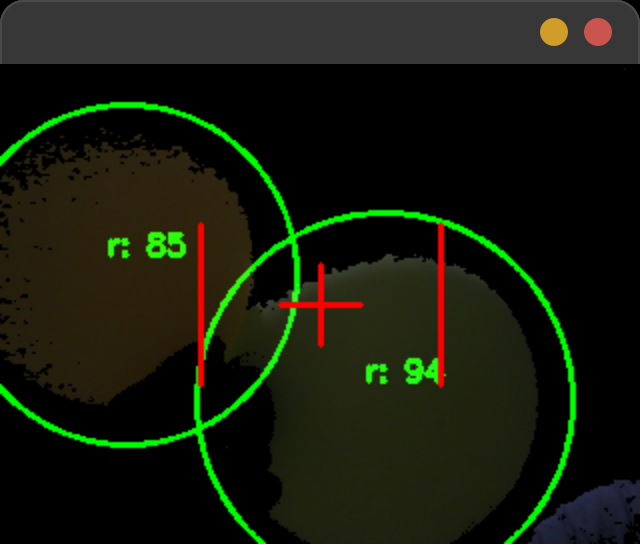
#> input picture assets/img/balloon-detection/b_amar_verde.png, 640 x 544 px
$ python -i image_processing.py   (imports and definitions only)
#> lines starting #> are read from the running program, lines starting #| are printed output that depends on the picture; after the words box and inside, x2 and y2 are one past the last pixel; in counts of white or black regions, pixels touching at a corner belong together
import cv2
import numpy as np


COLOR_RANGES = {
    "Rojo": [np.array([0, 150, 100], dtype=np.uint8), np.array([10, 255, 255], dtype=np.uint8)],
    "Rojo 2": [np.array([170, 150, 100], dtype=np.uint8), np.array([180, 255, 255], dtype=np.uint8)],
    "Naranja": [np.array([10, 150, 150], dtype=np.uint8), np.array([25, 255, 255], dtype=np.uint8)],
    "Amarillo": [np.array([25, 100, 100], dtype=np.uint8), np.array([35, 255, 255], dtype=np.uint8)],
    "Verde": [np.array([35, 60, 50], dtype=np.uint8), np.array([85, 255, 255], dtype=np.uint8)],
    "Azul": [np.array([85, 100, 70], dtype=np.uint8), np.array([130, 255, 255], dtype=np.uint8)],
    "Violeta": [np.array([130, 50, 50], dtype=np.uint8), np.array([170, 255, 255], dtype=np.uint8)],
    "Rosa": [np.array([130, 50, 150], dtype=np.uint8), np.array([170, 255, 255], dtype=np.uint8)],
}


def preprocess_image(frame):
    #blurred = cv2.GaussianBlur(frame, (5, 5), 0)  # Reducir ruido
    hsv = cv2.cvtColor(frame, cv2.COLOR_BGR2HSV)
    #hsv[..., 2] = cv2.equalizeHist(hsv[..., 2])  # Ecualizar histograma
    return hsv


def detect_by_color(hsv):
    color_masks = {}
    for color, (lower, upper) in COLOR_RANGES.items():
        mask = cv2.inRange(hsv, lower, upper)
        color_masks[color] = mask
    return color_masks


# Ajustar parametros, /!\ menor radio = detección más lejana, menos preciso /!\
def validate_contours(contours, min_area=500, max_area=200000, min_radius=30):
    valid_shapes = []

    for contour in contours:
        area = cv2.contourArea(contour)

        if not (min_area <= area <= max_area):
            continue

        perimeter = cv2.arcLength(contour, True)

        if perimeter == 0:
            continue

        if len(contour) < 8:
            continue

        convex_hull = cv2.convexHull(contour)
        (x, y), radius = cv2.minEnclosingCircle(convex_hull)
        radius = int(radius)
        circularity = 4 * np.pi * (area / (perimeter * perimeter))

        if not (0.5 < circularity <= 1.2):
            continue

        if radius < min_radius:
            continue

        valid_shapes.append({
            "x": int(x),
            "y": int(y),
            "radius": radius
        })

    return valid_shapes


def filter_close_detections(valid_shapes, distance_threshold=50):
    if len(valid_shapes) <= 1:
        return valid_shapes

    valid_shapes_array = np.array([[shape["x"], shape["y"], shape["radius"]] for shape in valid_shapes])

    distances = np.sqrt((valid_shapes_array[:, None, 0] - valid_shapes_array[None, :, 0])**2 +
                        (valid_shapes_array[:, None, 1] - valid_shapes_array[None, :, 1])**2)

    close_mask = distances < distance_threshold
    np.fill_diagonal(close_mask, False)

    filtered_shapes = []

    for i, shape in enumerate(valid_shapes_array):
        if not any(close_mask[i]):
            filtered_shapes.append(valid_shapes[i])
        else:
            max_radius_index = np.argmax(valid_shapes_array[close_mask[i], 2])
            filtered_shapes.append(valid_shapes[close_mask[i], 2][max_radius_index])

    return filtered_shapes


def remove_noise_and_small_objects(mask, kernel_size=(7, 7)):
    kernel = np.ones(kernel_size, np.uint8)
    mask_cleaned = cv2.morphologyEx(mask, cv2.MORPH_OPEN, kernel)
    mask_cleaned = cv2.morphologyEx(mask_cleaned, cv2.MORPH_CLOSE, kernel)
    return mask_cleaned


def process_frame(frame):
    frame_resized = cv2.resize(frame, (320, 240)) # Tam. frame

    hsv = preprocess_image(frame_resized)
    processed_frame = np.zeros_like(frame_resized)
    color_masks = detect_by_color(hsv)

    valid_shapes = []

    for color, mask in color_masks.items():
        cleaned_mask = remove_noise_and_small_objects(mask)
        contours, _ = cv2.findContours(cleaned_mask, cv2.RETR_EXTERNAL, cv2.CHAIN_APPROX_SIMPLE)
        valid_shapes += validate_contours(contours)

        for shape in valid_shapes:
            center = (shape["x"], shape["y"])
            radius = shape["radius"]
            color_bgr = (0, 255, 0)

            cv2.circle(processed_frame, center, radius, color_bgr, 2)
            cv2.putText(processed_frame, f"r: {radius}", (center[0] - 10, center[1] - 10),
                        cv2.FONT_HERSHEY_SIMPLEX, 0.5, color_bgr, 2)

    combined_result = np.zeros_like(frame_resized)

    for color, mask in color_masks.items():
        combined_result = cv2.bitwise_or(combined_result, cv2.bitwise_and(frame_resized, frame_resized, mask=mask))

    processed_frame = cv2.addWeighted(processed_frame, 1, combined_result, 0.3, 0)

    # ======================== DIBUJAR LA CRUCETA Y LAS LÍNEAS =======================

    center_x = 160
    center_y = 120
    threshold = 60
    line_color = (0, 0, 255)

    cv2.line(processed_frame, (0+140, center_y), (320-140, center_y), line_color, 2)
    cv2.line(processed_frame, (center_x, 0+100), (center_x, 240-100), line_color, 2)

    left_line_x = center_x - threshold
    right_line_x = center_x + threshold

    cv2.line(processed_frame, (left_line_x, 80), (left_line_x, 160), line_color, 2)
    cv2.line(processed_frame, (right_line_x, 80), (right_line_x, 160), line_color, 2)

    # =================================================================================

    return processed_frame, valid_shapes

>>> import cv2
>>> picture = cv2.imread('../assets/img/balloon-detection/b_amar_verde.png')
#> picture is the input picture: shape (544, 640, 3); mean B, G, R 12.3, 27.1, 21.8
>>> result = process_frame(picture)
#> in process_frame, `frame_resized = cv2.resize(frame, (320, 240))`:
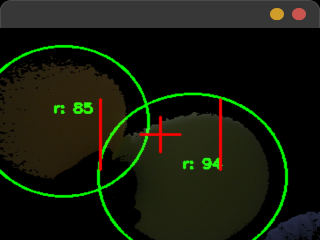
#> frame_resized: shape (240, 320, 3); mean B, G, R 12.2, 27, 21.7
#> in preprocess_image, `hsv = cv2.cvtColor(frame, cv2.COLOR_BGR2HSV)`: hsv: shape (240, 320, 3); mean H, S, V 15, 71.1, 30.9
#> the loop in detect_by_color, `for color, (lower, upper) in COLOR_RANGES.items():` made 8 passes
#> pass 1, in detect_by_color, `mask = cv2.inRange(hsv, lower, upper)`:
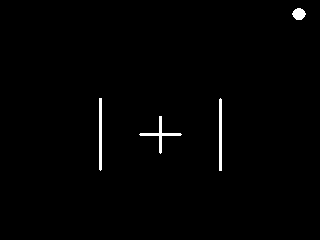
#> mask: shape (240, 320); 1% white; 4 white regions, box (x1, y1, x2, y2) and area: (139, 116, 182, 154) 228, (99, 98, 102, 171) 217, (219, 98, 222, 171) 217, (292, 8, 306, 20) 122
#> pass 3, in detect_by_color, `mask = cv2.inRange(hsv, lower, upper)`:
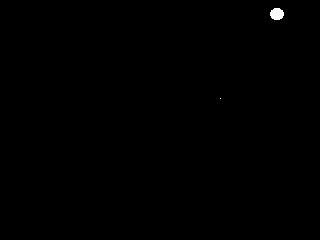
#> mask: shape (240, 320); 0.18% white; 2 white regions (1 under 20 px), largest, box (x1, y1, x2, y2) and area: (270, 8, 284, 20) 134
#> after the loop in detect_by_color, `for color, (lower, upper) in COLOR_RANGES.items():`: color_masks = 8 items
#> the loop in process_frame, `for color, mask in color_masks.items():` made 8 passes
#> color on passes 1, 2, 3, 4, 6, 7, 8: 'Rojo', 'Rojo 2', 'Naranja', 'Amarillo', 'Azul', 'Violeta', 'Rosa'
#> (color, contours) on pass 5: ('Verde', [[[74, 102], [74, 108], [81, 108], [81, 102]]])
#> pass 1, in remove_noise_and_small_objects, `mask_cleaned = cv2.morphologyEx(mask, cv2.MORPH_OPEN, kernel)`:
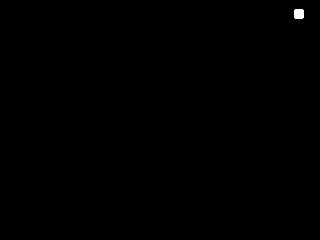
#> mask_cleaned: shape (240, 320); 0.12% white; 1 white region, box (x1, y1, x2, y2) and area: (294, 9, 304, 19) 96
#> after the loop in process_frame, `for color, mask in color_masks.items():`: processed_frame: shape (240, 320, 3); every value is 0
#> after the loop in process_frame, `for color, mask in color_masks.items():`: valid_shapes = []
#> after the loop in process_frame, `for color, mask in color_masks.items():`:
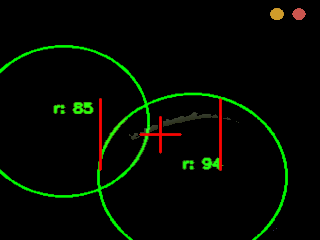
#> combined_result: shape (240, 320, 3); mean B, G, R 0.6, 9.1, 3.4
#> in process_frame, `cv2.line(processed_frame, (0+140, center_y), (320-140, center_y), line..`:
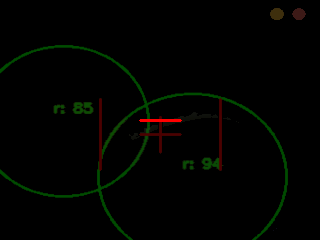
#> processed_frame: shape (240, 320, 3); mean of channels 0, 1, 2 0.2, 2.7, 1.4; drawn as B, G, R
#> in process_frame, `cv2.line(processed_frame, (right_line_x, 80), (right_line_x, 160), lin..`:
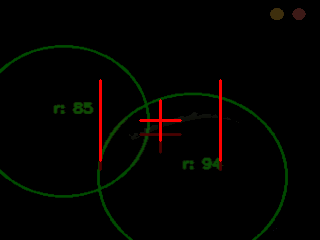
#> processed_frame: shape (240, 320, 3); mean of channels 0, 1, 2 0.2, 2.7, 3; drawn as B, G, R

$ run again, on assets/img/balloon-detection/b_nar_mor.png
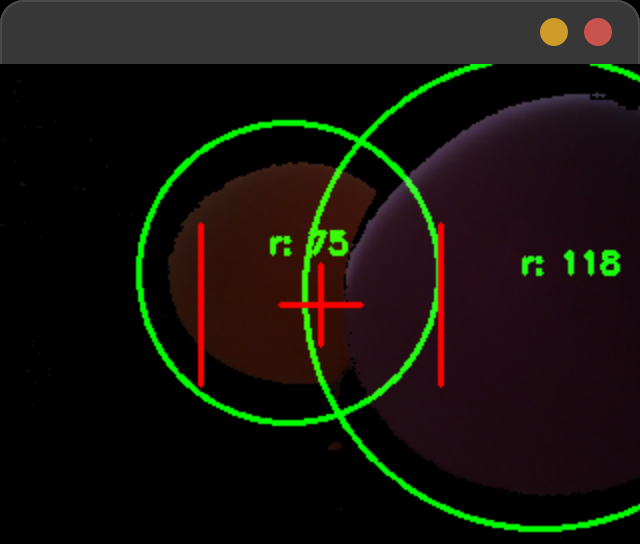
#> input picture assets/img/balloon-detection/b_nar_mor.png, 640 x 544 px
#> picture is the input picture: shape (544, 640, 3); mean B, G, R 13.5, 20.7, 23.2
#> in process_frame, `frame_resized = cv2.resize(frame, (320, 240))`:
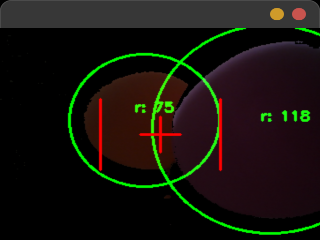
#> frame_resized: shape (240, 320, 3); mean B, G, R 13.4, 20.6, 23.1
#> hsv: shape (240, 320, 3); mean H, S, V 48.6, 78.9, 31.2
#> after the loop in detect_by_color, `for color, (lower, upper) in COLOR_RANGES.items():`: color_masks = 8 items
#> the loop in process_frame, `for color, mask in color_masks.items():` made 8 passes
#> color on passes 1 to 8: 'Rojo', 'Rojo 2', 'Naranja', 'Amarillo', 'Verde', 'Azul', 'Violeta', 'Rosa'
#> after the loop in process_frame, `for color, mask in color_masks.items():`: valid_shapes = []
#> in process_frame, `cv2.line(processed_frame, (right_line_x, 80), (right_line_x, 160), lin..`:
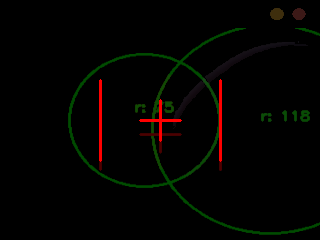
#> processed_frame: shape (240, 320, 3); mean of channels 0, 1, 2 0.3, 2.8, 3.2; drawn as B, G, R

$ run again, on assets/img/balloon-detection/b_rojo_azul.png
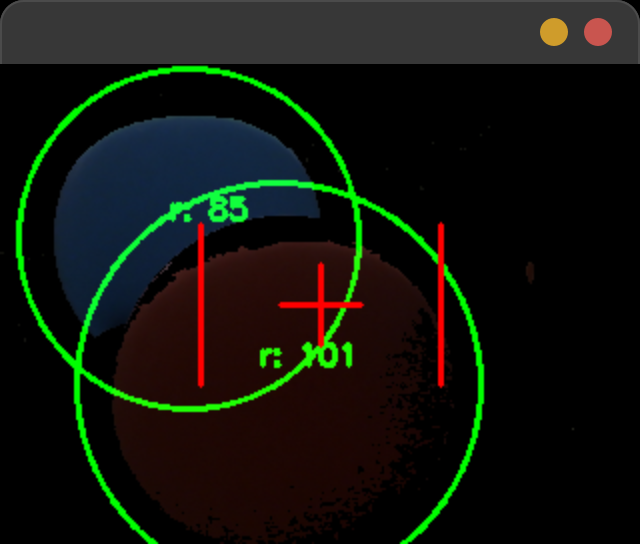
#> input picture assets/img/balloon-detection/b_rojo_azul.png, 640 x 544 px
#> picture is the input picture: shape (544, 640, 3); mean B, G, R 13.5, 21.8, 17.6
#> in process_frame, `frame_resized = cv2.resize(frame, (320, 240))`:
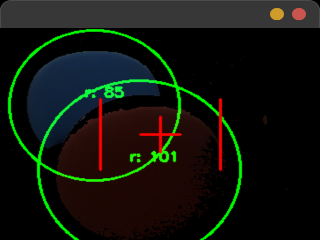
#> frame_resized: shape (240, 320, 3); mean B, G, R 13.4, 21.7, 17.5
#> hsv: shape (240, 320, 3); mean H, S, V 14.3, 80.3, 30.6
#> after the loop in detect_by_color, `for color, (lower, upper) in COLOR_RANGES.items():`: color_masks = 8 items
#> the loop in process_frame, `for color, mask in color_masks.items():` made 8 passes
#> color on passes 1, 2, 3, 4, 7, 8: 'Rojo', 'Rojo 2', 'Naranja', 'Amarillo', 'Violeta', 'Rosa'
#> after the loop in process_frame, `for color, mask in color_masks.items():`: valid_shapes = []
#> in process_frame, `cv2.line(processed_frame, (right_line_x, 80), (right_line_x, 160), lin..`:
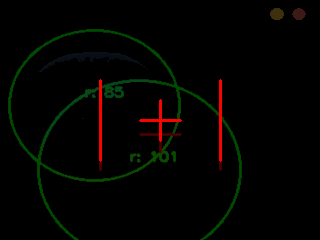
#> processed_frame: shape (240, 320, 3); mean of channels 0, 1, 2 0.4, 3.1, 3; drawn as B, G, R

$ run again, on assets/img/balloon-detection/balloon_1.png
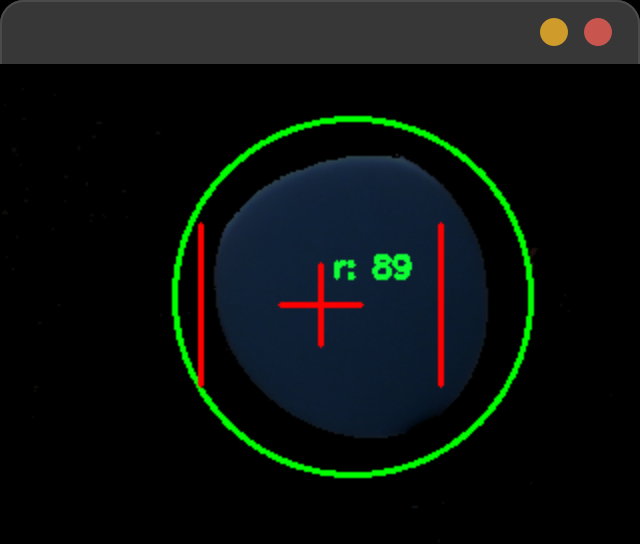
#> input picture assets/img/balloon-detection/balloon_1.png, 640 x 544 px
#> picture is the input picture: shape (544, 640, 3); mean B, G, R 15.2, 17.7, 11.8
#> hsv: shape (240, 320, 3); mean H, S, V 20.8, 43.3, 23.2
#> after the loop in detect_by_color, `for color, (lower, upper) in COLOR_RANGES.items():`: color_masks = 8 items
#> the loop in process_frame, `for color, mask in color_masks.items():` made 8 passes
#> color on passes 1, 2, 3, 4, 6, 7, 8: 'Rojo', 'Rojo 2', 'Naranja', 'Amarillo', 'Azul', 'Violeta', 'Rosa'
#> after the loop in process_frame, `for color, mask in color_masks.items():`: valid_shapes = []
#> in process_frame, `cv2.line(processed_frame, (right_line_x, 80), (right_line_x, 160), lin..`:
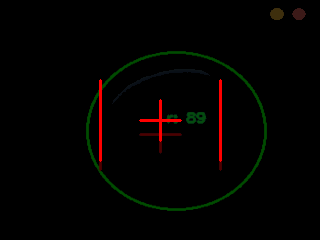
#> processed_frame: shape (240, 320, 3); mean of channels 0, 1, 2 0.2, 1.8, 2.9; drawn as B, G, R
